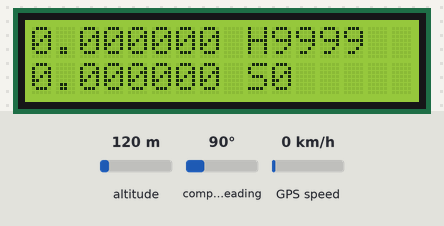
The sketch below on a simulated ESP32. Shown: 16×2 character LCD. Inputs (shaded band) come from the test bench; at power-on: altitude 120 m, compass heading 90°, GPS speed 0 km/h. WiFi joins after 1.5 s; servers stay silent unless stated; the GPS gets a fix after 3 s at 37.7749, -122.4194 with 8 satellites; what the sketch prints to the serial monitor is not drawn.

Above: at 2.3 s.
At 4.4 s:
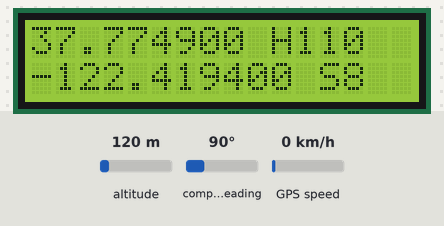

Measured:
- what the display in image 0 shows lasts 2.1 s, from 2.3 s to 4.4 s

The sketch:

webserver.ino
```cpp
#include <WiFi.h>
#include <WebServer.h>
#include <WiFiClient.h>
#include <TinyGPS++.h>
#include <LiquidCrystal_I2C.h>
#include <Wire.h>
#include <WiFi.h>

#include "index.h"

// set the LCD number of columns and rows
int lcdColumns = 16;
int lcdRows = 2;

// set LCD address, number of columns and rows
// if you don't know your display address, run an I2C scanner sketch
LiquidCrystal_I2C lcd(0x27, lcdColumns, lcdRows);

// setup gps pins
TinyGPSPlus gps;
#define RXD2 16
#define TXD2 17
int counter = 0;

// SSID & Password
const char* ssid = "SSID";  // Enter your SSID here
const char* password = "PASSWORD";  //Enter your Password here

WebServer server(80);  // Object of WebServer(HTTP port, 80 is defult)

void setup() {
        // Initialize serial ports
        Serial.begin(115200); // Serial port of USB
        Serial2.begin(9600, SERIAL_8N1, RXD2, TXD2); // GPS Serial, BAUD, SERIAL_8N1, RXD, TXD

        // Initialize LCD
        lcd.init();
        lcd.backlight(); // Turn on LCD backlight

        // Initialize WiFi
        Serial.println("Trying to connect to ");
        Serial.println(ssid);
        WiFi.begin(ssid, password); // Connect to wi-fi
        // Loop to connect to WiFi, print a . at each attempt
        while (WiFi.status() != WL_CONNECTED) {
          delay(1000);
          Serial.print(".");
        }
        Serial.println(""); // New line
        Serial.println("WiFi connected successfully");
        Serial.print("Got IP: ");
        Serial.println(WiFi.localIP());  // Show ESP32 IP on serial

        // Initialize the web server
        server.on("/", handleRoot);  // Direct browser client to handleRoot loop
        server.on("/readHDOP", handleHDOP); // Update the HDOP value
        server.on("/readLat", handleLat); // Update latitude value
        server.on("/readLong", handleLong); // Update Longtitude value
        server.on("/readCounter", handleCounter); //Update counter
        server.begin(); // Start the webserver
        Serial.println("HTTP server started");
        delay(100);
}

void loop() {
server.handleClient();
    while (Serial2.available()) {
      gps.encode(Serial2.read());
    }
    Serial.println("****    START READING    ****");
    Serial.print("LAT=          "); Serial.println(gps.location.lat(), 6);
    Serial.print("LONG=         "); Serial.println(gps.location.lng(), 6);
    Serial.print("ALT=          "); Serial.println(gps.altitude.meters());
    Serial.print("Sats=         "); Serial.println(gps.satellites.value()); // Number of satellites in use (u32)
    Serial.print("HDOP=         "); Serial.println(gps.hdop.value()); // Horizontal Dim. of Precision (100ths-i32)
    Serial.print("RawLat=       "); Serial.print(gps.location.rawLat().negative ? "-" : "+");
    Serial.print("RawLat=       "); Serial.println(gps.location.rawLat().deg); // Raw latitude in whole degrees
    Serial.print("RawLat=       "); Serial.println(gps.location.rawLat().billionths);// ... and billionths (u16/u32)
    Serial.print("RawLng=       "); Serial.print(gps.location.rawLng().negative ? "-" : "+");
    Serial.print("RawLng=       "); Serial.println(gps.location.rawLng().deg); // Raw longitude in whole degrees
    Serial.print("RawLng=       "); Serial.println(gps.location.rawLng().billionths);// ... and billionths (u16/u32)
    Serial.print("Date=         "); Serial.println(gps.date.value()); // Raw date in DDMMYY format (u32)
    Serial.print("Year=         "); Serial.println(gps.date.year()); // Year (2000+) (u16)
    Serial.print("Month=        "); Serial.println(gps.date.month()); // Month (1-12) (u8)
    Serial.print("Day=          "); Serial.println(gps.date.day()); // Day (1-31) (u8)
    Serial.print("Time=         "); Serial.println(gps.time.value()); // Raw time in HHMMSSCC format (u32)
    Serial.print("Hour=         "); Serial.println(gps.time.hour()); // Hour (0-23) (u8)
    Serial.print("Minute=       "); Serial.println(gps.time.minute()); // Minute (0-59) (u8)
    Serial.print("Second=       "); Serial.println(gps.time.second()); // Second (0-59) (u8)
    Serial.print("CentiSec=     "); Serial.println(gps.time.centisecond()); // 100ths of a second (0-99) (u8)
    Serial.print("RawSpeed=     "); Serial.println(gps.speed.value()); // Raw speed in 100ths of a knot (i32)
    Serial.print("SpeedKnots=   "); Serial.println(gps.speed.knots()); // Speed in knots (double)
    Serial.print("MPH=          "); Serial.println(gps.speed.mph()); // Speed in miles per hour (double)
    Serial.print("MPS=          "); Serial.println(gps.speed.mps()); // Speed in meters per second (double)
    Serial.print("KPH=          "); Serial.println(gps.speed.kmph()); // Speed in kilometers per hour (double)
    Serial.print("RawCourse=    "); Serial.println(gps.course.value()); // Raw course in 100ths of a degree (i32)
    Serial.print("Course=       "); Serial.println(gps.course.deg()); // Course in degrees (double)
    Serial.print("AltCm=        "); Serial.println(gps.altitude.value()); // Raw altitude in centimeters (i32)
    Serial.print("AltM=         "); Serial.println(gps.altitude.meters()); // Altitude in meters (double)
    Serial.print("AltMi=        "); Serial.println(gps.altitude.miles()); // Altitude in miles (double)
    Serial.print("AltKm=        "); Serial.println(gps.altitude.kilometers()); // Altitude in kilometers (double)
    Serial.print("AltF=         "); Serial.println(gps.altitude.feet()); // Altitude in feet (double)
    Serial.print("Counter=      "); Serial.println(counter);
    Serial.println(WiFi.localIP());
    counter++;
    //delay(2000);

    lcd.clear();
    // set cursor to first column, first row
    lcd.setCursor(0, 0);
    lcd.print(gps.location.lat(), 6);
    lcd.print(" H"); lcd.println(gps.hdop.value());
    lcd.setCursor(0,1);
    lcd.print(gps.location.lng(), 6);
    lcd.print(" S"); lcd.println(gps.satellites.value());

    delay(2000);
}

void handleRoot() {
  String s = MAIN_page;
  server.send(200, "text/html", s);
}

void handleHDOP() {
  String HDOPValue = String(gps.hdop.value());
  // Serial.println(gps.hdop.value()); // Horizontal Dim. of Precision (100ths-i32)
  server.send(200, "text/plane", HDOPValue); // Send HDOP value only to client ajax request
}

void handleLat() {
  String LatValue = String(gps.location.lat());
  server.send(200, "text/plane", LatValue); // Send Lat value only to client ajax request
}

void handleLong() {
  String LongValue = String(gps.location.lng());
  server.send(200, "text/plane", LongValue); // Send Long value only to client ajax request
}

void handleCounter() {
  String CounterValue = String(counter);
  server.send(200, "text/plane", CounterValue); // Send Long value only to client ajax request
}
```

index.h
```cpp
const char MAIN_page[] PROGMEM = R"=====(
<!DOCTYPE html>
<html>
<style>
.card{
    max-width: 400px;
     min-height: 250px;
     background: #02b875;
     padding: 30px;
     box-sizing: border-box;
     color: #FFF;
     margin:20px;
     box-shadow: 0px 2px 18px -4px rgba(0,0,0,0.75);
}
</style>
<body>

<div class="card">
  <h2>The coordinates will update every 2 seconds</h4><br>
  <h2>HDOP:<span id="HDOPValue">0</span></h1><br>
  <h2>Lat :<span id="LatValue">0</span></h1><br>
  <h2>Long:<span id="LongValue">0</span></h1><br>
  <h4>Counter:<span id="CounterValue">0</span></h1><br>
</div>
<script>

setInterval(function() {
  // Call a function repetatively with 2 Second interval
  getHDOP();
  getLat();
  getLong();
  getCounter();
}, 1000); // 1 Seconds update rate

function getHDOP() {
  var xhttp = new XMLHttpRequest();
  xhttp.onreadystatechange = function() {
    if (this.readyState == 4 && this.status == 200) {
      document.getElementById("HDOPValue").innerHTML =
      this.responseText;
    }
  };
  xhttp.open("GET", "readHDOP", true);
  xhttp.send();
}

function getLat() {
  var xhttp = new XMLHttpRequest();
  xhttp.onreadystatechange = function() {
    if (this.readyState == 4 && this.status == 200) {
      document.getElementById("LatValue").innerHTML =
      this.responseText;
    }
  };
  xhttp.open("GET", "readLat", true);
  xhttp.send();
}

function getLong() {
  var xhttp = new XMLHttpRequest();
  xhttp.onreadystatechange = function() {
    if (this.readyState == 4 && this.status == 200) {
      document.getElementById("LongValue").innerHTML =
      this.responseText;
    }
  };
  xhttp.open("GET", "readLong", true);
  xhttp.send();
}

function getCounter() {
  var xhttp = new XMLHttpRequest();
  xhttp.onreadystatechange = function() {
    if (this.readyState == 4 && this.status == 200) {
      document.getElementById("CounterValue").innerHTML =
      this.responseText;
    }
  };
  xhttp.open("GET", "readCounter", true);
  xhttp.send();
}

</script>
</body>
</html>
)=====";
```
